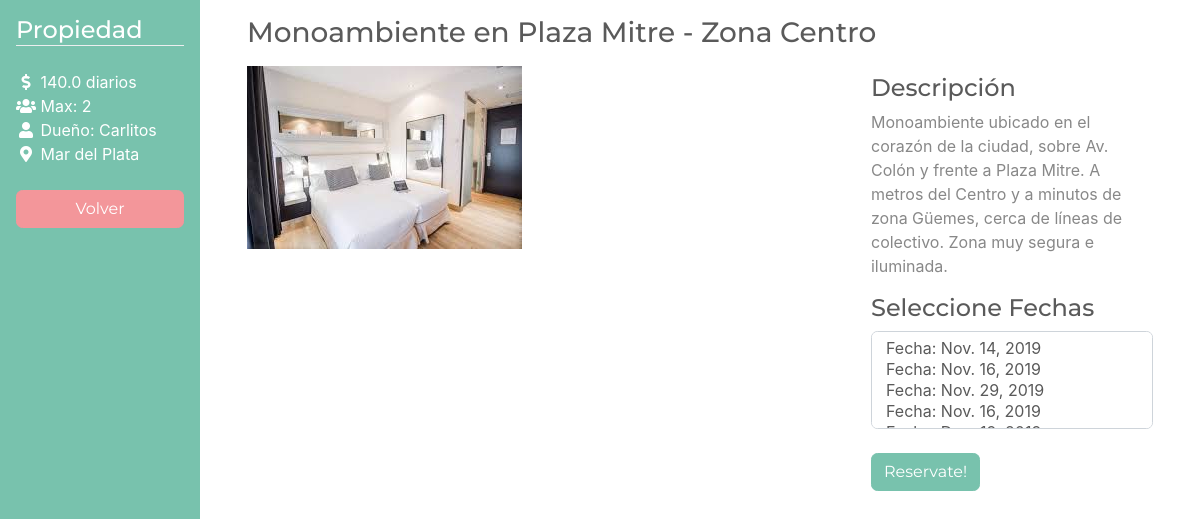
Screenshot of /3/ with the database file from the repository.
### reservas/models.py (models this page shows, shortened)
class Propiedad (models.Model):
    ciudad = models.ForeignKey(Ciudad, on_delete=models.CASCADE)
    imagen = models.ImageField(upload_to='images', default = 'images/bg.jpg')
    titulo = models.CharField(max_length=100)
    descripcion = models.CharField(max_length=200)
    precio_diario = models.FloatField(null=False, default=0.00)
    max_pax = models.IntegerField(null=False)
    dueño = models.ForeignKey(User, null=False, blank=False, on_delete=models.DO_NOTHING)
    class Meta :
        verbose_name_plural = "Propiedades"

class Ciudad (models.Model):
    nombre = models.CharField(max_length=50)
    class Meta :
        verbose_name_plural = "Ciudades"

### reservas/views.py (the view)
# urls.py: path('<int:propiedad_id>/', views.propiedad, name='propiedad'),
def propiedad(request, propiedad_id):
    diasReservacion = Fecha_Alquiler.objects.filter(propiedad= propiedad_id, reserva__isnull=True).all()
    propiedad = get_object_or_404(Propiedad, pk=propiedad_id)
    context = { 'propiedad': propiedad,
                'diasReservacion': diasReservacion,}
    return render(request, 'reservas/propiedad.html', context)

### reservas/templates/reservas/propiedad.html (shortened to what this page needs)
{% extends "head.html" %}
{% block content %}
<div class="container-fluid">
    <div class="row">
        <div class="col-2 sidebar bg-primary">
            <h4 class="text-white border-bottom">Propiedad</h4>
            <ul class="list-unstyled text-white my-4">
                <li><i class="fas fa-fw fa-dollar-sign"></i> {{ propiedad.precio_diario }} diarios</li>
                <li><i class="fas fa-fw fa-users"></i> Max: {{ propiedad.max_pax }}</li>
                <li><i class="fas fa-fw fa-user"></i> Dueño: {{ propiedad.dueño }}</li>
                <li><i class="fas fa-fw fa-map-marker-alt"></i> {{ propiedad.ciudad.nombre }}</li>
            </ul>
            <form id="form" action="{% url 'filtradas' %}" method="POST">
                <button type="submit" class="btn btn-block btn-secondary">Volver</a>
            </form>
        </div>
        <div class="col-10 main-content">
            <div class="properties-wrapper">
                <h3 class="mb-3">{{ propiedad.titulo }}</h3>
                <div class="row">
                    <div class="col-md-8">
                        <div class="img-container">
                            <img class="img-fluid" src="{{ propiedad.imagen.url }}" alt="{{ propiedad.titulo }}">
                        </div>
                    </div>
                    <div class="col-md-4">
                        <h4 class="mt-2">Descripción</h4>
                        <p>{{ propiedad.descripcion }}</p>
                        {% if diasReservacion|length >= 1 %}
                        <form id="form-reserva" action="{% url 'reserva' propiedad.id %}" method="POST">
                            <h4>Seleccione Fechas</h4>
                            <select class="form-control" name="reservation_dates" id="reservation_dates" multiple="multiple">
                                {% for diaReservacion in diasReservacion %}
                                    <option value="{{ diaReservacion.id }}">Fecha: {{diaReservacion.fecha_alq}} </option>
                                {% endfor %}
                            </select>
                            <button type="submit" class="btn btn-primary mt-4">Reservate!</button>
                        </form>
                        {% else %}
                        <div class="alert alert-danger" role="alert">
                            No hay fechas para reservar!
                        </div>
                        {% endif %}
                    </div>
                </div>
            </div>
        </div>
    </div>
</div>
{% endblock %}

### reservas/static/reservas/css/custom.css (style rules this page uses)
html, body { overflow-y: hidden; height: 100%; }
.main-content { overflow-y: scroll; height: 100vh; }
.sidebar { padding: 1em; }
.properties-wrapper { padding: 1em 2em; }

### rows the page displays
Propiedad: precio_diario "140.0", max_pax "2", dueño "Carlitos", ciudad.nombre "Mar del Plata", titulo "Monoambiente en Plaza Mitre - Zona Centro", imagen (picture), descripcion "Monoambiente ubicado en el corazón de la ciudad, sobre Av. Colón y frente a Plaza Mitre. A metros del Centro y a minutos de zona Güemes, cerca de líneas de colectivo. Zona muy segura e iluminada."
